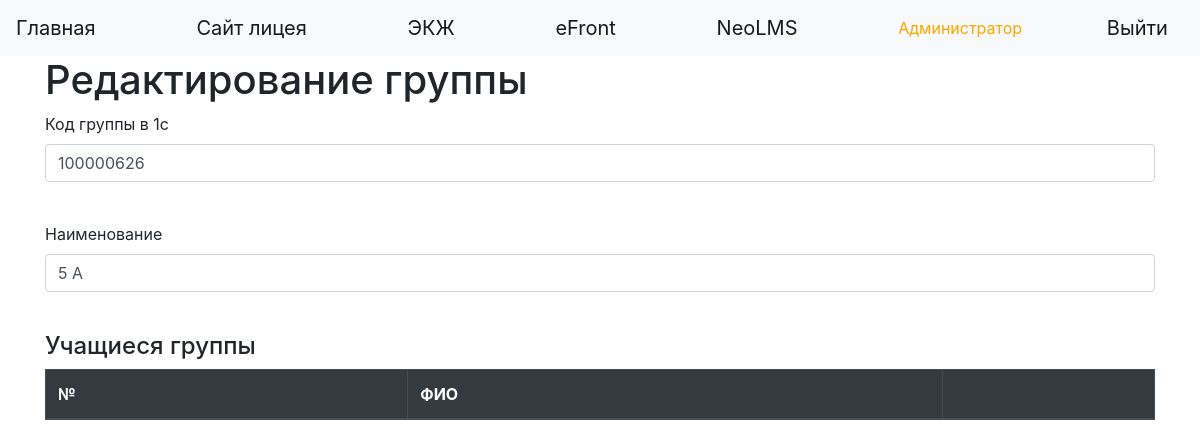
Screenshot of /group/1 (signed in) with the database file from the repository.
### data/users.py (models this page shows, shortened)
class User(SqlAlchemyBase, UserMixin):
    __tablename__ = 'users'
    id = sqlalchemy.Column(sqlalchemy.Integer, primary_key=True, autoincrement=True)
    name = sqlalchemy.Column(sqlalchemy.String, nullable=True)
    kode_1c = sqlalchemy.Column(sqlalchemy.String, nullable=True)
    id_1c = sqlalchemy.Column(sqlalchemy.String, nullable=True)
    card_number = sqlalchemy.Column(sqlalchemy.Integer, nullable=True)
    login = sqlalchemy.Column(sqlalchemy.String, index=True, unique=True, nullable=True)
    hashed_password = sqlalchemy.Column(sqlalchemy.String, nullable=True)
    created_date = sqlalchemy.Column(sqlalchemy.DateTime, default=datetime.datetime.now)
    level = sqlalchemy.Column(sqlalchemy.Integer, nullable=True)
    group_id = sqlalchemy.Column(sqlalchemy.Integer, sqlalchemy.ForeignKey("groups.id"))
    will_eat = sqlalchemy.Column(sqlalchemy.Boolean, default=False)
    group = orm.relation('Group')
    orders = orm.relation("Order", back_populates='user')

### data/group.py (models this page shows)
class Group(SqlAlchemyBase):
    __tablename__ = 'groups'
    id = sqlalchemy.Column(sqlalchemy.Integer, primary_key=True, autoincrement=True)
    id_1c = sqlalchemy.Column(sqlalchemy.String, nullable=True)
    name = sqlalchemy.Column(sqlalchemy.String, nullable=True)
    users = orm.relation("User", back_populates='group')
    sheets = orm.relation("Sheet", back_populates='group')

### main_auth.py (the view, shortened to what this page needs)
@app.route('/group/<int:id>', methods=['GET', 'POST'])
@login_required
def edit_group(id):
    if not current_user.is_authenticated:
        return redirect('/login')
    if current_user.level < 2:
        return redirect('/')
    form = GroupForm()
    session = db_session.create_session()
    if request.method == "GET":
        group = session.query(Group).filter(Group.id == id).first()
        if group:
            form.id_1c.data = group.id_1c
            form.name.data = group.name
            users = sorted(list(group.users), key=lambda x: x.name)
        else:
            abort(404)
    return render_template('group.html', title='Редактирование группы', form=form, users=users)

### data/group.py
class GroupForm(FlaskForm):
    id_1c = StringField('Код группы в 1с', validators=[DataRequired()])
    name = StringField('Наименование', validators=[DataRequired()])
    submit_edit = SubmitField('Сохранить')

### data/db_session.py (called while the page is built)
def create_session() -> Session:
    global __factory
    return __factory()

### main_auth.py (called while the page is built)
@login_manager.user_loader
def load_user(user_id):
    session = db_session.create_session()
    return session.query(User).get(user_id)

### templates/group.html (shortened to what this page needs)
{% extends "base.html" %}
{% block content %}
<h1>Редактирование группы</h1>
{% if current_user.is_authenticated %}
      {% if current_user.level > 0 %}
        <p>
        {{ form.id_1c.label }}<br>
        {{ form.id_1c(class="form-control") }}<br>
    </p>
    <p>
        {{ form.name.label }}<br>
        {{ form.name(class="form-control") }}<br>
    </p>
<h4>Учащиеся группы</h4>
<table class="table table-striped" border=1>
        <thead class="thead-dark">
        <tr>
             <th>№</th>
             <th>ФИО</th>
             <th></th>
        </tr>
        </thead>
</table>
{% endif %}
{% endif %}
{% endblock %}

### templates/base.html (shortened to what this page needs)
<!DOCTYPE html>
<html lang="en"><head><meta http-equiv="Content-Type" content="text/html; charset=UTF-8">
    <link rel="stylesheet" href="https://stackpath.bootstrapcdn.com/bootstrap/4.4.1/css/bootstrap.min.css">
</head>
  <body>
    <header>
      <nav class="navbar navbar-light bg-light">
         <a class="navbar-brand" href="/index">Главная</a>
        <a class="navbar-brand" href="..." target="_blank">Сайт лицея</a>
        <a class="navbar-brand" href="..." target="_blank">ЭКЖ</a>
        <a class="navbar-brand" href="..." target="_blank">eFront</a>
         <a class="navbar-brand" href="..." target="_blank">NeoLMS</a>
          {% if current_user.is_authenticated %}
            <font color="orange"> {{ current_user.name }}</font>
            <a class="navbar-brand" href="/logout">Выйти</a>
        {% else %}
            <p>
             <a class="btn btn-success" href="/login">Войти</a>
            </p>
        {% endif %}
      </nav>
    </header>
    <main role="main" class="container">
        {% block content %}{% endblock %}
    </main>
</body></html>

### rows the page displays
User: name "Администратор"
Group: id_1c "100000626", name "5 А"
